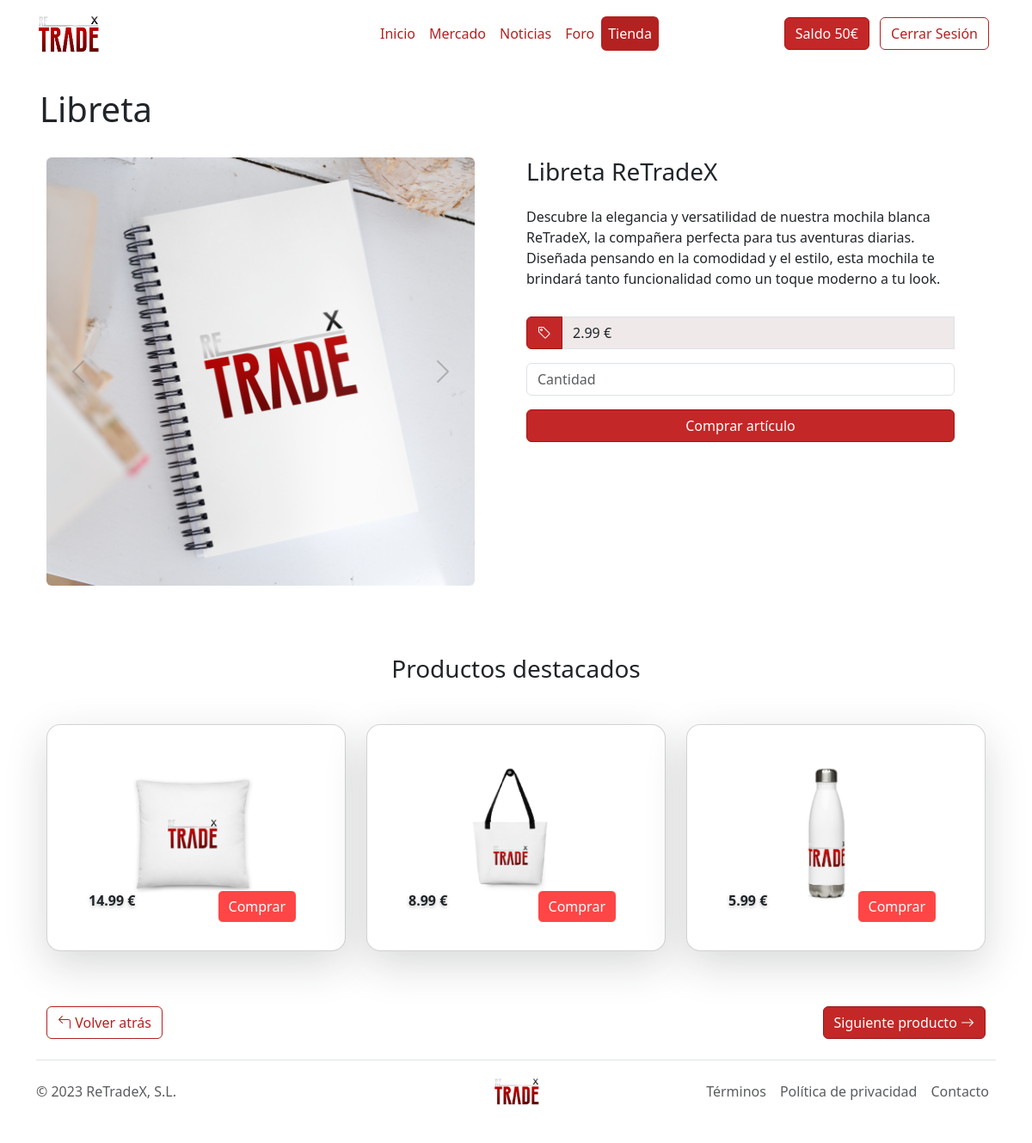
Screenshot of /Paginas/producto.php?IdProducto=5 (signed in) with the database file from the repository.
### tables this page shows
CREATE TABLE Productos (
	IdProducto int(5) AUTO_INCREMENT,
	Fecha varchar(20) NOT NULL,
	Nombre varchar(50) NOT NULL,
	Precio float(7) NOT NULL,
	Descripcion varchar(21000) NOT NULL,
	Foto varchar(70) NOT NULL,
	Foto1 varchar(70) NOT NULL,
    Foto2 varchar(70) NOT NULL,
	Foto3 varchar(70) NOT NULL,
    Foto4 varchar(70) NOT NULL,
	CONSTRAINT pk_Productos PRIMARY KEY (IdProducto)
);

### Paginas/producto.php (the view, shortened to what this page needs)
<?php
include "global.php";
?>
<!DOCTYPE html>
<html lang="en">
<head>
    <link rel="stylesheet" href="../Estilos/style.css">
    <link href="https://getbootstrap.com/docs/5.3/assets/css/docs.css" rel="stylesheet">
    <link rel="stylesheet" href="https://cdn.jsdelivr.net/npm/bootstrap-icons@1.10.5/font/bootstrap-icons.css">
</head>
<body>
  <div class="container">
    <header class="d-flex flex-wrap align-items-center justify-content-center justify-content-md-between py-3 mb-2">
      <a href="index.php" class="d-flex align-items-center col-md-3 mb-2 mb-md-0 text-dark text-decoration-none">
        <img class="img-fluid" src="../Imagenes/logo.png" height="75px" width="75px">
      </a>
      <ul class="nav nav-pills col-12 col-md-auto mb-2 justify-content-center mb-md-0">
        <li class="nav-item"><a href="index.php" class="nav-link px-2 link-dark">Inicio</a></li>
        <li class="nav-item"><a href="mercado.php" class="nav-link px-2 link-dark">Mercado</a></li>
        <li class="nav-item"><a href="noticias.php" class="nav-link px-2 link-dark">Noticias</a></li>
        <li class="nav-item"><a href="foro.php" class="nav-link px-2 link-dark">Foro</a></li>
        <li class="nav-item"><a href="tienda.php" class="nav-link px-2 link-dark active">Tienda</a></li>
      </ul>
      <div class="col-md-3 text-end">
      <?php
        if (!isset($_SESSION['correo'])) {
          echo '<a href="iniciar.php"><button type="button" class="btn btn-outline-primary me-2 m-1">Iniciar Sesión</button></a>
          <a href="registro.php"><button type="button" class="btn btn-primary m-1">Registrarse</button></a>';
        }else{
        echo '<a href="perfil.php"><button type="button" class="btn btn-primary m-1">Saldo '.$_SESSION['Saldo'].'€</button></a>
        <a href="cerrarsesion.php"><button type="button" class="btn btn-outline-primary me-2 m-1">Cerrar Sesión</button></a>';
        }
        ?>
      </div>
    </header>
  </div>
  <form action="<?php echo $_SERVER['PHP_SELF']; ?>" method="post" ENCTYPE="multipart/form-data">
  <?php
if (isset($_POST['comprar'])) {
  date_default_timezone_set('Europe/Madrid');
  $fechaHoraActual = date('Y-m-d H:i:s');
  $cantidad = $_REQUEST['cantidad'];
  $preciopro = $_REQUEST['precio'];
          $sql = "INSERT INTO Compras(Fecha, Cantidad, IdProducto, IdCliente) VALUES
          ('$fechaHoraActual', '$cantidad', '".$_SESSION['IdProducto']."', '".$_SESSION['IdCliente']."');";
          $dwes->query($sql);
          $_SESSION['Saldo'] = $_SESSION['Saldo'] - ($cantidad * $preciopro);
          $sql = "UPDATE Clientes SET Saldo = '".$_SESSION['Saldo']."' WHERE IdCliente =" .$_SESSION['IdCliente'];
          $dwes->query($sql);
          unset($dwes);
            echo "<div class='px-4 py-5 my-5 text-center'>
            <img class='d-block mx-auto mb-4' src='../Imagenes/logo.png' alt='' width='72' height='57'>
            <h1 class='display-5 fw-bold'>¡Genial!</h1>
            <div class='col-lg-6 mx-auto'>
              <p class='lead mb-4'>Se ha realizado la compra correctamente</p>
              <div class='d-grid gap-2 d-sm-flex justify-content-sm-center'>
                <a href='tienda.php'><button type='button' class='btn btn-primary btn-lg px-4 gap-3'>Ver tienda</button></a>
                <a href='perfil.php'><button type='button' class='btn btn-primary btn-lg px-4 gap-3'>Ver perfil</button></a>
              </div>
            </div>
          </div>";
          }
            else {
if (!isset($_SESSION['correo'])) {
  $boton = '<button type="button" class="btn btn-primary" data-bs-toggle="tooltip" data-bs-placement="bottom" data-bs-custom-class="custom-tooltip" data-bs-title="Regístrate o inicia sesión para poder comprar" style="width: 100% !important;">
              Comprar artículo
          </button>';
}else{
    $boton = '<button type="submit" id="boton-comprar" name="comprar" class="btn btn-primary" style="width: 100%;">Comprar artículo</button>';
}
        if (!isset($error)) {
          $sql = "SELECT * FROM Productos WHERE IdProducto= " . $_SESSION['IdProducto'];
          $resultado = $dwes->query($sql);
          if ($resultado) {
              $row = $resultado->fetch();
              while ($row != null) {
                $nombre = $row['Nombre'];
                $precio = $row['Precio'];
                $descripcion = $row['Descripcion'];
                $foto1 = $row["Foto1"];
                $foto2 = $row["Foto2"];
                $foto3 = $row["Foto3"];
                $foto4 = $row["Foto4"];
                  echo "  <div class='container px-3 py-3' id='custom-cards'>
                  <div class='row align-items-center'>
                      <div class='col'>
                        <h1 class='d-inline'>$nombre</h1>
                      </div>
                      </div>
                    </div>
                  <div class='container px-4 py-3' id='custom-cards'>
                  <div class='row'>
                      <div class='col'>
                      <div id='carouselExampleAutoplaying' class='carousel slide' data-bs-ride='carousel'>
                        <div class='carousel-inner'>
                            <div class='carousel-item active'>
                            <img src='$foto1' class='d-block w-100 img-fluid rounded' alt='...'>
                            </div>
                            <img src='$foto2' class='d-block w-100 img-fluid rounded' alt='...'>
                            <img src='$foto3' class='d-block w-100 img-fluid rounded' alt='...'>
                            <img src='$foto4' class='d-block w-100 img-fluid rounded' alt='...'>
                        </div>
                        <button class='carousel-control-prev' type='button' data-bs-target='#carouselExampleAutoplaying' data-bs-slide='prev'>
                            <span class='carousel-control-prev-icon' aria-hidden='true'></span>
                        </button>
                        <button class='carousel-control-next' type='button' data-bs-target='#carouselExampleAutoplaying' data-bs-slide='next'>
                            <span class='carousel-control-next-icon' aria-hidden='true'></span>
                        </button>
                        </div>
                      </div>
                        <div class='col d-flex flex-column align-items-start px-5'>
                        <h3 class='mb-4'>$nombre ReTradeX</h3>
                        <p>$descripcion</p>
                        <div class='input-group mt-3'>
                        <div class='btn btn-primary' style='pointer-events: none;'><i class='bi bi-tag'></i></div>
                            <input type='text' class='form-control' value='$precio €' disabled>
                            <input type='hidden' name='precio' class='form-control' value='$precio'>
                        </div>
                        <div class='input-group mt-3'>
                            <input type='number' id='cantidad' name='cantidad' class='form-control' placeholder='Cantidad' min='1'>
                        </div>
                        <div class='input-group mt-3'>
                            $boton
                        </div>
                        </div>
                  </div>
                  </div>";
                  $row = $resultado->fetch();
              }}
        };
        if (!isset($error)) {
          $sql = "SELECT * FROM Productos WHERE IdProducto!=". $_SESSION['IdProducto'] ." LIMIT 3";
          $resultado = $dwes->query($sql);
          echo "  <div class='container px-4 py-3 mt-5' >
          <div class='row align-items-center'>
              <div class='col'>
                <h3 class='text-center'>Productos destacados</h3>
              </div>
            </div>
          </div><div class='container px-4 py-2 pb-5' id='custom-cards'>
          <div class='row row-cols-1 row-cols-lg-3 align-items-stretch g-4 py-3'>";
          if ($resultado) {
            $row = $resultado->fetch();
            while ($row != null) {
                $id = $row['IdProducto'];
                $preciomuestra = $row['Precio'];
                $foto = $row['Foto'];
                echo "<div class='col zoom'>
                <div class='card card-cover h-100 overflow-hidden text-bg-dark rounded-4 shadow-lg' style='background-image: url(\"$foto\");'>
                  <div class='d-flex flex-column h-100 p-5 pb-3 text-shadow-1'>
                  <h5 class='pt-5 mt-5 mb-5 lh-1 fw-bold'></h5>
                    <ul class='d-flex list-unstyled mt-auto'>
                      <li class='me-auto fw-bold'>
                      $preciomuestra €
                      </li>
                      <li class='d-flex align-items-center me-2'>
                        <a href='producto.php?IdProducto=$id'><button type='button' class='btn btn-danger'>Comprar</button></a>
                      </li>
                    </ul>
                  </div>
                </div>
              </div>";
              $row = $resultado->fetch();
            }
            echo "</div></div>";
          }
        }
    ?>
</form>
<div class="container px-4" id="custom-cards">
  <div class="d-flex justify-content-between">
    <a href="tienda.php"><button type="button" class="btn btn-outline-primary"><i class="bi bi-arrow-90deg-left"></i> Volver atrás</button></a>
    <?php
              $sql = "SELECT * FROM Productos WHERE IdProducto=" . ($_SESSION['IdProducto'] + 1) . ";";
              $resultado = $dwes->query($sql);
              if ($resultado) {
                $row = $resultado->fetch();
                if($row != null) {
                echo "<a href='producto.php?IdProducto=".($_SESSION['IdProducto']+1)."'><button type='button' class='btn btn-primary'>Siguiente producto <i class='bi bi-arrow-right'></i></button></a>";
                }
             }
?>
  </div>
</div>
      <?php } echo $footer; ?>
</body>
</html>

### Paginas/producto.php (style rules this page uses)
.carousel-control-prev-icon, .carousel-control-next-icon { filter: brightness(50%) !important; }

### rows the page displays
productos: Nombre "Libreta", Foto1 (picture), Descripcion "Descubre la elegancia y versatilidad de nuestra mochila blanca ReTradeX, la compañera perfecta para tus aventuras diarias. Diseñada pensando en la comodidad y el estilo, esta mochila te brindará tanto funcionalidad como un toque moderno a tu look.", Precio "2.99 €"
productos: Foto (picture), Precio "14.99"
productos: Foto (picture), Precio "8.99"
productos: Foto (picture), Precio "5.99"

### other values shown
$_SESSION['Saldo'] "50"
